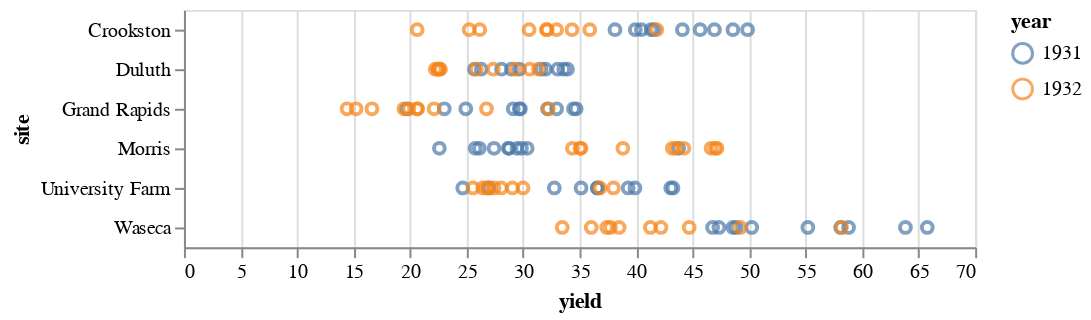

Notebook code cell kept with this figure:
### Markdown cell above
## barley.json

The Becker’s Barley Trellis charts identify an anomoly in a widely used agriculatural dataset, which is called “The Morris Mistake”. It shows that "Morris" is the only site that is the reverse of other panels. It is usually displayed split into the sites, however I will aggregate the sites.

### Code cell
source = vega_datasets.barley()

alt.Chart(source).mark_point().encode(
    x = "yield",
    y = "site",
    color = "year:N",
    tooltip=("yield", "site")
)

### Figure 1 — Vega-Lite specification as saved in the notebook (floating-point values rounded to 4 significant figures)
{"config": {"view": {"continuousWidth": 400, "continuousHeight": 300}}, "data": {"name": "data-093ece8c35bb2d41094cfb6138ec810b"}, "mark": "point", "encoding": {"color": {"field": "year", "type": "nominal"}, "tooltip": [{"field": "yield", "type": "quantitative"}, {"field": "site", "type": "nominal"}], "x": {"field": "yield", "type": "quantitative"}, "y": {"field": "site", "type": "nominal"}}, "$schema": "https://vega.github.io/schema/vega-lite/v4.17.0.json", "datasets": {"data-093ece8c35bb2d41094cfb6138ec810b": [{"yield": 27.0, "variety": "Manchuria", "year": 1931, "site": "University Farm"}, {"yield": 48.87, "variety": "Manchuria", "year": 1931, "site": "Waseca"}, {"yield": 27.43, "variety": "Manchuria", "year": 1931, "site": "Morris"}, {"yield": 39.93, "variety": "Manchuria", "year": 1931, "site": "Crookston"}, {"yield": 32.97, "variety": "Manchuria", "year": 1931, "site": "Grand Rapids"}, {"yield": 28.97, "variety": "Manchuria", "year": 1931, "site": "Duluth"}, {"yield": 43.07, "variety": "Glabron", "year": 1931, "site": "University Farm"}, {"yield": 55.2, "variety": "Glabron", "year": 1931, "site": "Waseca"}, {"yield": 28.77, "variety": "Glabron", "year": 1931, "site": "Morris"}, {"yield": 38.13, "variety": "Glabron", "year": 1931, "site": "Crookston"}, {"yield": 29.13, "variety": "Glabron", "year": 1931, "site": "Grand Rapids"}, {"yield": 29.67, "variety": "Glabron", "year": 1931, "site": "Duluth"}, {"yield": 35.13, "variety": "Svansota", "year": 1931, "site": "University Farm"}, {"yield": 47.33, "variety": "Svansota", "year": 1931, "site": "Waseca"}, {"yield": 25.77, "variety": "Svansota", "year": 1931, "site": "Morris"}, {"yield": 40.47, "variety": "Svansota", "year": 1931, "site": "Crookston"}, {"yield": 29.67, "variety": "Svansota", "year": 1931, "site": "Grand Rapids"}, {"yield": 25.7, "variety": "Svansota", "year": 1931, "site": "Duluth"}, {"yield": 39.9, "variety": "Velvet", "year": 1931, "site": "University Farm"}, {"yield": 50.23, "variety": "Velvet", "year": 1931, "site": "Waseca"}, {"yield": 26.13, "variety": "Velvet", "year": 1931, "site": "Morris"}, {"yield": 41.33, "variety": "Velvet", "year": 1931, "site": "Crookston"}, {"yield": 23.03, "variety": "Velvet", "year": 1931, "site": "Grand Rapids"}, {"yield": 26.3, "variety": "Velvet", "year": 1931, "site": "Duluth"}, {"yield": 36.57, "variety": "Trebi", "year": 1931, "site": "University Farm"}, {"yield": 63.83, "variety": "Trebi", "year": 1931, "site": "Waseca"}, {"yield": 43.77, "variety": "Trebi", "year": 1931, "site": "Morris"}, {"yield": 46.93, "variety": "Trebi", "year": 1931, "site": "Crookston"}, {"yield": 29.77, "variety": "Trebi", "year": 1931, "site": "Grand Rapids"}, {"yield": 33.93, "variety": "Trebi", "year": 1931, "site": "Duluth"}, {"yield": 43.27, "variety": "No. 457", "year": 1931, "site": "University Farm"}, {"yield": 58.1, "variety": "No. 457", "year": 1931, "site": "Waseca"}, {"yield": 28.7, "variety": "No. 457", "year": 1931, "site": "Morris"}, {"yield": 45.67, "variety": "No. 457", "year": 1931, "site": "Crookston"}, {"yield": 32.17, "variety": "No. 457", "year": 1931, "site": "Grand Rapids"}, {"yield": 33.6, "variety": "No. 457", "year": 1931, "site": "Duluth"}, {"yield": 36.6, "variety": "No. 462", "year": 1931, "site": "University Farm"}, {"yield": 65.77, "variety": "No. 462", "year": 1931, "site": "Waseca"}, {"yield": 30.37, "variety": "No. 462", "year": 1931, "site": "Morris"}, {"yield": 48.57, "variety": "No. 462", "year": 1931, "site": "Crookston"}, {"yield": 24.93, "variety": "No. 462", "year": 1931, "site": "Grand Rapids"}, {"yield": 28.1, "variety": "No. 462", "year": 1931, "site": "Duluth"}, {"yield": 32.77, "variety": "Peatland", "year": 1931, "site": "University Farm"}, {"yield": 48.57, "variety": "Peatland", "year": 1931, "site": "Waseca"}, {"yield": 29.87, "variety": "Peatland", "year": 1931, "site": "Morris"}, {"yield": 41.6, "variety": "Peatland", "year": 1931, "site": "Crookston"}, {"yield": 34.7, "variety": "Peatland", "year": 1931, "site": "Grand Rapids"}, {"yield": 32.0, "variety": "Peatland", "year": 1931, "site": "Duluth"}, {"yield": 24.67, "variety": "No. 475", "year": 1931, "site": "University Farm"}, {"yield": 46.77, "variety": "No. 475", "year": 1931, "site": "Waseca"}, {"yield": 22.6, "variety": "No. 475", "year": 1931, "site": "Morris"}, {"yield": 44.1, "variety": "No. 475", "year": 1931, "site": "Crookston"}, {"yield": 19.7, "variety": "No. 475", "year": 1931, "site": "Grand Rapids"}, {"yield": 33.07, "variety": "No. 475", "year": 1931, "site": "Duluth"}, {"yield": 39.3, "variety": "Wisconsin No. 38", "year": 1931, "site": "University Farm"}, {"yield": 58.8, "variety": "Wisconsin No. 38", "year": 1931, "site": "Waseca"}, {"yield": 29.47, "variety": "Wisconsin No. 38", "year": 1931, "site": "Morris"}, {"yield": 49.87, "variety": "Wisconsin No. 38", "year": 1931, "site": "Crookston"}, {"yield": 34.47, "variety": "Wisconsin No. 38", "year": 1931, "site": "Grand Rapids"}, {"yield": 31.6, "variety": "Wisconsin No. 38", "year": 1931, "site": "Duluth"}, {"yield": 26.9, "variety": "Manchuria", "year": 1932, "site": "University Farm"}, {"yield": 33.47, "variety": "Manchuria", "year": 1932, "site": "Waseca"}, {"yield": 34.37, "variety": "Manchuria", "year": 1932, "site": "Morris"}, {"yield": 32.97, "variety": "Manchuria", "year": 1932, "site": "Crookston"}, {"yield": 22.13, "variety": "Manchuria", "year": 1932, "site": "Grand Rapids"}, {"yield": 22.57, "variety": "Manchuria", "year": 1932, "site": "Duluth"}, {"yield": 36.8, "variety": "Glabron", "year": 1932, "site": "University Farm"}, {"yield": 37.73, "variety": "Glabron", "year": 1932, "site": "Waseca"}, {"yield": 35.13, "variety": "Glabron", "year": 1932, "site": "Morris"}, {"yield": 26.17, "variety": "Glabron", "year": 1932, "site": "Crookston"}, {"yield": 14.43, "variety": "Glabron", "year": 1932, "site": "Grand Rapids"}, {"yield": 25.87, "variety": "Glabron", "year": 1932, "site": "Duluth"}, {"yield": 27.43, "variety": "Svansota", "year": 1932, "site": "University Farm"}, {"yield": 38.5, "variety": "Svansota", "year": 1932, "site": "Waseca"}, {"yield": 35.03, "variety": "Svansota", "year": 1932, "site": "Morris"}, {"yield": 20.63, "variety": "Svansota", "year": 1932, "site": "Crookston"}, {"yield": 16.63, "variety": "Svansota", "year": 1932, "site": "Grand Rapids"}, {"yield": 22.23, "variety": "Svansota", "year": 1932, "site": "Duluth"}, {"yield": 26.8, "variety": "Velvet", "year": 1932, "site": "University Farm"}, {"yield": 37.4, "variety": "Velvet", "year": 1932, "site": "Waseca"}, {"yield": 38.83, "variety": "Velvet", "year": 1932, "site": "Morris"}, {"yield": 32.07, "variety": "Velvet", "year": 1932, "site": "Crookston"}, {"yield": 32.23, "variety": "Velvet", "year": 1932, "site": "Grand Rapids"}, {"yield": 22.47, "variety": "Velvet", "year": 1932, "site": "Duluth"}, {"yield": 29.07, "variety": "Trebi", "year": 1932, "site": "University Farm"}, {"yield": 49.23, "variety": "Trebi", "year": 1932, "site": "Waseca"}, {"yield": 46.63, "variety": "Trebi", "year": 1932, "site": "Morris"}, {"yield": 41.83, "variety": "Trebi", "year": 1932, "site": "Crookston"}, {"yield": 20.63, "variety": "Trebi", "year": 1932, "site": "Grand Rapids"}, {"yield": 30.6, "variety": "Trebi", "year": 1932, "site": "Duluth"}, {"yield": 26.43, "variety": "No. 457", "year": 1932, "site": "University Farm"}, {"yield": 42.2, "variety": "No. 457", "year": 1932, "site": "Waseca"}, {"yield": 43.53, "variety": "No. 457", "year": 1932, "site": "Morris"}, {"yield": 34.33, "variety": "No. 457", "year": 1932, "site": "Crookston"}, {"yield": 19.47, "variety": "No. 457", "year": 1932, "site": "Grand Rapids"}, {"yield": 22.7, "variety": "No. 457", "year": 1932, "site": "Duluth"}, {"yield": 25.57, "variety": "No. 462", "year": 1932, "site": "University Farm"}, {"yield": 44.7, "variety": "No. 462", "year": 1932, "site": "Waseca"}, {"yield": 47.0, "variety": "No. 462", "year": 1932, "site": "Morris"}, {"yield": 30.53, "variety": "No. 462", "year": 1932, "site": "Crookston"}, {"yield": 19.9, "variety": "No. 462", "year": 1932, "site": "Grand Rapids"}, {"yield": 22.5, "variety": "No. 462", "year": 1932, "site": "Duluth"}, {"yield": 28.07, "variety": "Peatland", "year": 1932, "site": "University Farm"}, {"yield": 36.03, "variety": "Peatland", "year": 1932, "site": "Waseca"}, {"yield": 43.2, "variety": "Peatland", "year": 1932, "site": "Morris"}, {"yield": 25.23, "variety": "Peatland", "year": 1932, "site": "Crookston"}, {"yield": 26.77, "variety": "Peatland", "year": 1932, "site": "Grand Rapids"}, {"yield": 31.37, "variety": "Peatland", "year": 1932, "site": "Duluth"}, {"yield": 30.0, "variety": "No. 475", "year": 1932, "site": "University Farm"}, {"yield": 41.27, "variety": "No. 475", "year": 1932, "site": "Waseca"}, {"yield": 44.23, "variety": "No. 475", "year": 1932, "site": "Morris"}, {"yield": 32.13, "variety": "No. 475", "year": 1932, "site": "Crookston"}, {"yield": 15.23, "variety": "No. 475", "year": 1932, "site": "Grand Rapids"}, {"yield": 27.37, "variety": "No. 475", "year": 1932, "site": "Duluth"}, {"yield": 38.0, "variety": "Wisconsin No. 38", "year": 1932, "site": "University Farm"}, {"yield": 58.17, "variety": "Wisconsin No. 38", "year": 1932, "site": "Waseca"}, {"yield": 47.17, "variety": "Wisconsin No. 38", "year": 1932, "site": "Morris"}, {"yield": 35.9, "variety": "Wisconsin No. 38", "year": 1932, "site": "Crookston"}, {"yield": 20.67, "variety": "Wisconsin No. 38", "year": 1932, "site": "Grand Rapids"}, {"yield": 29.33, "variety": "Wisconsin No. 38", "year": 1932, "site": "Duluth"}]}}
